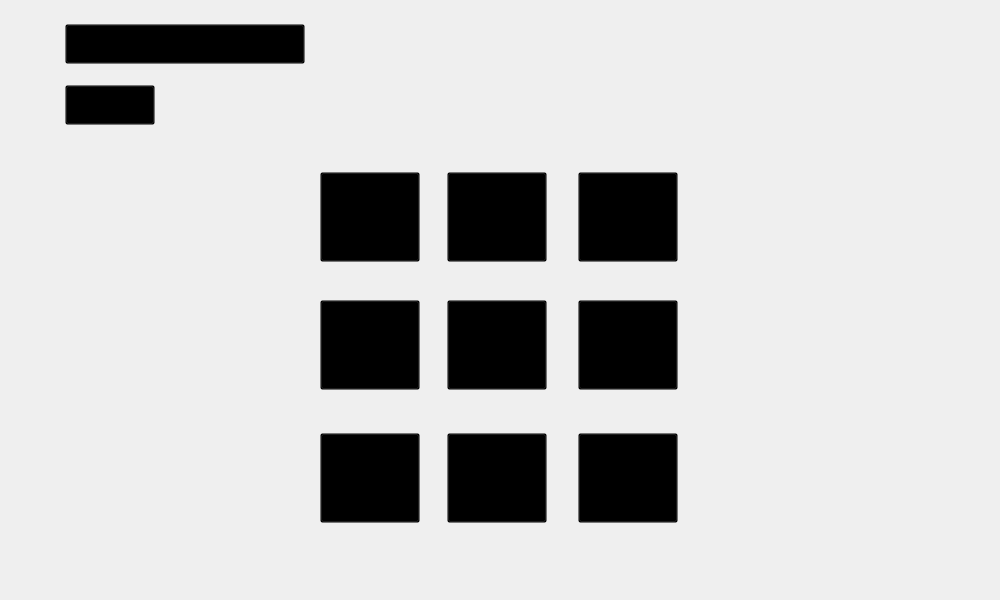
<?xml version="1.0" encoding="UTF-8"?>
<ui version="4.0">
 <class>Velha</class>
 <widget class="QMainWindow" name="Velha">
  <property name="geometry">
   <rect>
    <x>0</x>
    <y>0</y>
    <width>1000</width>
    <height>600</height>
   </rect>
  </property>
  <property name="minimumSize">
   <size>
    <width>1000</width>
    <height>600</height>
   </size>
  </property>
  <property name="maximumSize">
   <size>
    <width>1000</width>
    <height>600</height>
   </size>
  </property>
  <property name="windowTitle">
   <string>Jogo da Velha</string>
  </property>
  <property name="windowIcon">
   <iconset>
    <normaloff>../image/toy_freddy.png</normaloff>../image/toy_freddy.png</iconset>
  </property>
  <widget class="QWidget" name="centralwidget">
   <widget class="QLabel" name="lb_background">
    <property name="geometry">
     <rect>
      <x>0</x>
      <y>0</y>
      <width>1000</width>
      <height>600</height>
     </rect>
    </property>
    <property name="text">
     <string/>
    </property>
    <property name="pixmap">
     <pixmap>../screen/background_velha.png</pixmap>
    </property>
    <property name="scaledContents">
     <bool>true</bool>
    </property>
   </widget>
   <widget class="QPushButton" name="btn_velhaMenu">
    <property name="geometry">
     <rect>
      <x>65</x>
      <y>24</y>
      <width>240</width>
      <height>40</height>
     </rect>
    </property>
    <property name="cursor">
     <cursorShape>PointingHandCursor</cursorShape>
    </property>
    <property name="styleSheet">
     <string notr="true">background: transparent;</string>
    </property>
    <property name="text">
     <string/>
    </property>
   </widget>
   <widget class="QPushButton" name="btn_velhaReset">
    <property name="geometry">
     <rect>
      <x>65</x>
      <y>85</y>
      <width>90</width>
      <height>40</height>
     </rect>
    </property>
    <property name="cursor">
     <cursorShape>PointingHandCursor</cursorShape>
    </property>
    <property name="styleSheet">
     <string notr="true">background: transparent;</string>
    </property>
    <property name="text">
     <string/>
    </property>
   </widget>
   <widget class="QPushButton" name="btn_1x1">
    <property name="geometry">
     <rect>
      <x>320</x>
      <y>172</y>
      <width>100</width>
      <height>90</height>
     </rect>
    </property>
    <property name="cursor">
     <cursorShape>PointingHandCursor</cursorShape>
    </property>
    <property name="styleSheet">
     <string notr="true">background: transparent;</string>
    </property>
    <property name="text">
     <string/>
    </property>
    <property name="flat">
     <bool>false</bool>
    </property>
   </widget>
   <widget class="QPushButton" name="btn_1x2">
    <property name="geometry">
     <rect>
      <x>447</x>
      <y>172</y>
      <width>100</width>
      <height>90</height>
     </rect>
    </property>
    <property name="cursor">
     <cursorShape>PointingHandCursor</cursorShape>
    </property>
    <property name="styleSheet">
     <string notr="true">background: transparent;</string>
    </property>
    <property name="text">
     <string/>
    </property>
   </widget>
   <widget class="QPushButton" name="btn_1x3">
    <property name="geometry">
     <rect>
      <x>578</x>
      <y>172</y>
      <width>100</width>
      <height>90</height>
     </rect>
    </property>
    <property name="cursor">
     <cursorShape>PointingHandCursor</cursorShape>
    </property>
    <property name="styleSheet">
     <string notr="true">background: transparent;</string>
    </property>
    <property name="text">
     <string/>
    </property>
   </widget>
   <widget class="QPushButton" name="btn_2x1">
    <property name="geometry">
     <rect>
      <x>320</x>
      <y>300</y>
      <width>100</width>
      <height>90</height>
     </rect>
    </property>
    <property name="cursor">
     <cursorShape>PointingHandCursor</cursorShape>
    </property>
    <property name="styleSheet">
     <string notr="true">background: transparent;</string>
    </property>
    <property name="text">
     <string/>
    </property>
   </widget>
   <widget class="QPushButton" name="btn_2x2">
    <property name="geometry">
     <rect>
      <x>447</x>
      <y>300</y>
      <width>100</width>
      <height>90</height>
     </rect>
    </property>
    <property name="cursor">
     <cursorShape>PointingHandCursor</cursorShape>
    </property>
    <property name="styleSheet">
     <string notr="true">background: transparent;</string>
    </property>
    <property name="text">
     <string/>
    </property>
   </widget>
   <widget class="QPushButton" name="btn_2x3">
    <property name="geometry">
     <rect>
      <x>578</x>
      <y>300</y>
      <width>100</width>
      <height>90</height>
     </rect>
    </property>
    <property name="cursor">
     <cursorShape>PointingHandCursor</cursorShape>
    </property>
    <property name="styleSheet">
     <string notr="true">background: transparent;</string>
    </property>
    <property name="text">
     <string/>
    </property>
   </widget>
   <widget class="QPushButton" name="btn_3x1">
    <property name="geometry">
     <rect>
      <x>320</x>
      <y>433</y>
      <width>100</width>
      <height>90</height>
     </rect>
    </property>
    <property name="cursor">
     <cursorShape>PointingHandCursor</cursorShape>
    </property>
    <property name="styleSheet">
     <string notr="true">background: transparent;</string>
    </property>
    <property name="text">
     <string/>
    </property>
   </widget>
   <widget class="QPushButton" name="btn_3x2">
    <property name="geometry">
     <rect>
      <x>447</x>
      <y>433</y>
      <width>100</width>
      <height>90</height>
     </rect>
    </property>
    <property name="cursor">
     <cursorShape>PointingHandCursor</cursorShape>
    </property>
    <property name="styleSheet">
     <string notr="true">background: transparent;</string>
    </property>
    <property name="text">
     <string/>
    </property>
   </widget>
   <widget class="QPushButton" name="btn_3x3">
    <property name="geometry">
     <rect>
      <x>578</x>
      <y>433</y>
      <width>100</width>
      <height>90</height>
     </rect>
    </property>
    <property name="cursor">
     <cursorShape>PointingHandCursor</cursorShape>
    </property>
    <property name="styleSheet">
     <string notr="true">background: transparent;</string>
    </property>
    <property name="text">
     <string/>
    </property>
   </widget>
   <widget class="QLabel" name="lb_usuario">
    <property name="geometry">
     <rect>
      <x>500</x>
      <y>30</y>
      <width>45</width>
      <height>50</height>
     </rect>
    </property>
    <property name="font">
     <font>
      <family>Lucida Sans Unicode</family>
      <pointsize>28</pointsize>
     </font>
    </property>
    <property name="text">
     <string/>
    </property>
    <property name="textFormat">
     <enum>Qt::AutoText</enum>
    </property>
    <property name="alignment">
     <set>Qt::AlignCenter</set>
    </property>
   </widget>
   <widget class="QLabel" name="lb_computador">
    <property name="geometry">
     <rect>
      <x>500</x>
      <y>93</y>
      <width>45</width>
      <height>50</height>
     </rect>
    </property>
    <property name="font">
     <font>
      <family>Lucida Sans Unicode</family>
      <pointsize>28</pointsize>
     </font>
    </property>
    <property name="text">
     <string/>
    </property>
    <property name="alignment">
     <set>Qt::AlignCenter</set>
    </property>
   </widget>
  </widget>
 </widget>
 <resources/>
 <connections/>
</ui>
